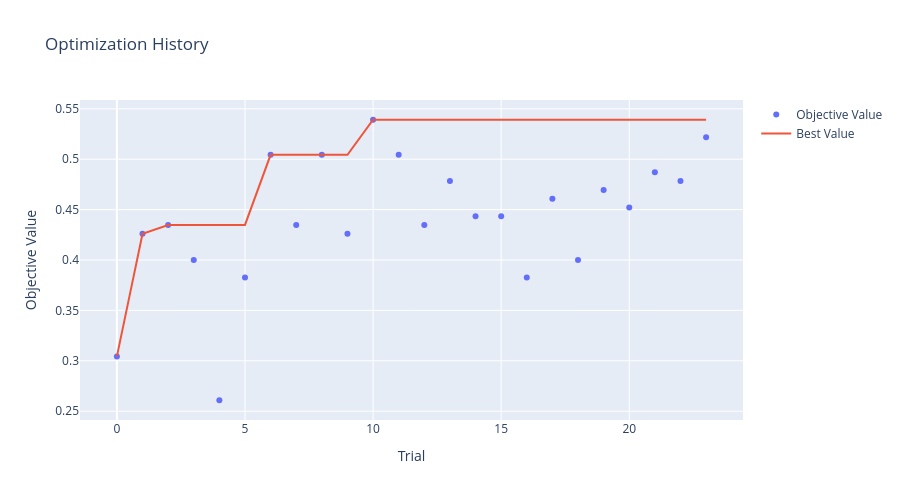

Write notebook code for a chart like this one.
### Markdown cell above
## 6. Visualization of Optimization Results

### Code cell
# Plot optimization history
fig = plot_optimization_history(study)
fig.update_layout(title="Optimization History", height=500)
fig.show()

### Figure 1 — Plotly figure (JSON) as saved in the notebook; plotly's stock layout.template omitted (floating-point values rounded to 4 significant figures)
{"data": [{"mode": "markers", "name": "Objective Value", "type": "scatter", "x": [0, 1, 2, 3, 4, 5, 6, 7, 8, 9, 10, 11, 12, 13, 14, 15, 16, 17, 18, 19, 20, 21, 22, 23], "y": [0.3043, 0.4261, 0.4348, 0.4, 0.2609, 0.3826, 0.5043, 0.4348, 0.5043, 0.4261, 0.5391, 0.5043, 0.4348, 0.4783, 0.4435, 0.4435, 0.3826, 0.4609, 0.4, 0.4696, 0.4522, 0.487, 0.4783, 0.5217]}, {"mode": "lines", "name": "Best Value", "type": "scatter", "x": [0, 1, 2, 3, 4, 5, 6, 7, 8, 9, 10, 11, 12, 13, 14, 15, 16, 17, 18, 19, 20, 21, 22, 23], "y": [0.3043, 0.4261, 0.4348, 0.4348, 0.4348, 0.4348, 0.5043, 0.5043, 0.5043, 0.5043, 0.5391, 0.5391, 0.5391, 0.5391, 0.5391, 0.5391, 0.5391, 0.5391, 0.5391, 0.5391, 0.5391, 0.5391, 0.5391, 0.5391]}, {"marker": {"color": "#cccccc"}, "mode": "markers", "name": "Infeasible Trial", "showlegend": false, "type": "scatter", "x": [], "y": []}], "layout": {"height": 500, "title": {"text": "Optimization History"}, "xaxis": {"title": {"text": "Trial"}}, "yaxis": {"title": {"text": "Objective Value"}}}}
